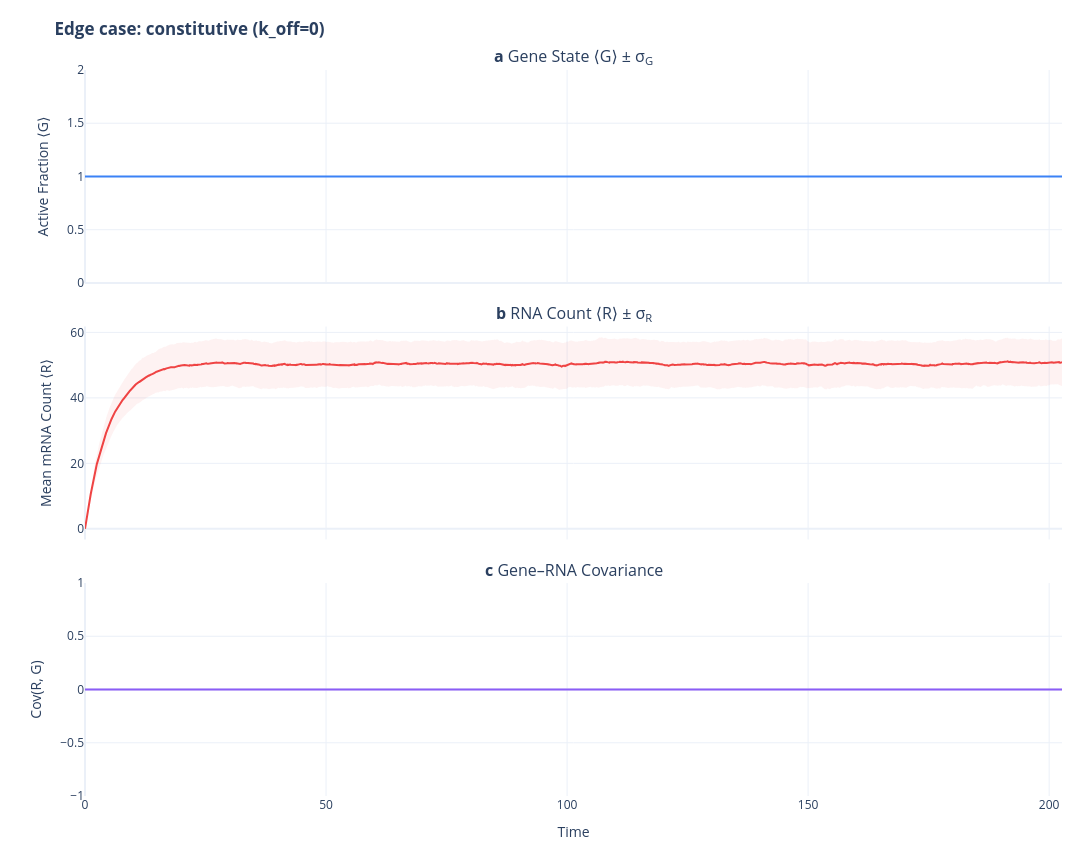

Here is the notebook cell this chart was saved with:
### Code cell
show_sample_moments(m_const, title="Edge case: constitutive (k_off=0)")

### Figure 1 — Plotly figure (JSON) as saved in the notebook; plotly's stock layout.template omitted (floating-point values rounded to 4 significant figures; data arrays with more than 128 entries replaced by an {"elided": "..."} marker saying what was removed)
{"data": [{"hoverinfo": "skip", "line": {"width": 0}, "showlegend": false, "type": "scatter", "x": {"elided": "4001 float values"}, "xaxis": "x", "y": {"elided": "4001 float values"}, "yaxis": "y"}, {"fill": "tonexty", "fillcolor": "rgba(59, 130, 246, 0.07)", "hoverinfo": "skip", "line": {"width": 0}, "showlegend": false, "type": "scatter", "x": {"elided": "4001 float values"}, "xaxis": "x", "y": {"elided": "4001 float values"}, "yaxis": "y"}, {"hovertemplate": "⟨G⟩ = %{y:.3f}<extra></extra>", "line": {"color": "#3B82F6", "width": 2}, "showlegend": false, "type": "scatter", "x": {"elided": "4001 float values"}, "xaxis": "x", "y": {"elided": "4001 float values"}, "yaxis": "y"}, {"hoverinfo": "skip", "line": {"width": 0}, "showlegend": false, "type": "scatter", "x": {"elided": "4001 float values"}, "xaxis": "x2", "y": {"elided": "4001 float values"}, "yaxis": "y2"}, {"fill": "tonexty", "fillcolor": "rgba(239, 68, 68, 0.07)", "hoverinfo": "skip", "line": {"width": 0}, "showlegend": false, "type": "scatter", "x": {"elided": "4001 float values"}, "xaxis": "x2", "y": {"elided": "4001 float values"}, "yaxis": "y2"}, {"hovertemplate": "⟨R⟩ = %{y:.1f}<extra></extra>", "line": {"color": "#EF4444", "width": 2}, "showlegend": false, "type": "scatter", "x": {"elided": "4001 float values"}, "xaxis": "x2", "y": {"elided": "4001 float values"}, "yaxis": "y2"}, {"hovertemplate": "Cov = %{y:.3f}<extra></extra>", "line": {"color": "#8B5CF6", "width": 2}, "showlegend": false, "type": "scatter", "x": {"elided": "4001 float values"}, "xaxis": "x3", "y": {"elided": "4001 float values"}, "yaxis": "y3"}], "layout": {"annotations": [{"font": {"size": 16}, "showarrow": false, "text": "<b>a</b> Gene State ⟨G⟩ ± σ<sub>G</sub>", "x": 0.5, "xanchor": "center", "xref": "paper", "y": 1, "yanchor": "bottom", "yref": "paper"}, {"font": {"size": 16}, "showarrow": false, "text": "<b>b</b> RNA Count ⟨R⟩ ± σ<sub>R</sub>", "x": 0.5, "xanchor": "center", "xref": "paper", "y": 0.6467, "yanchor": "bottom", "yref": "paper"}, {"font": {"size": 16}, "showarrow": false, "text": "<b>c</b> Gene–RNA Covariance", "x": 0.5, "xanchor": "center", "xref": "paper", "y": 0.2933, "yanchor": "bottom", "yref": "paper"}], "height": 850, "hovermode": "x", "margin": {"b": 50, "l": 85, "r": 30, "t": 70}, "title": {"text": "<b>Edge case: constitutive (k_off=0)</b>"}, "width": 1100, "xaxis": {"anchor": "y", "domain": [0, 1], "matches": "x3", "showticklabels": false}, "xaxis2": {"anchor": "y2", "domain": [0, 1], "matches": "x3", "showticklabels": false}, "xaxis3": {"anchor": "y3", "domain": [0, 1], "title": {"text": "Time"}}, "yaxis": {"anchor": "x", "domain": [0.7067, 1], "title": {"text": "Active Fraction ⟨G⟩"}}, "yaxis2": {"anchor": "x2", "domain": [0.3533, 0.6467], "title": {"text": "Mean mRNA Count ⟨R⟩"}}, "yaxis3": {"anchor": "x3", "domain": [0, 0.2933], "title": {"text": "Cov(R, G)"}}}}
